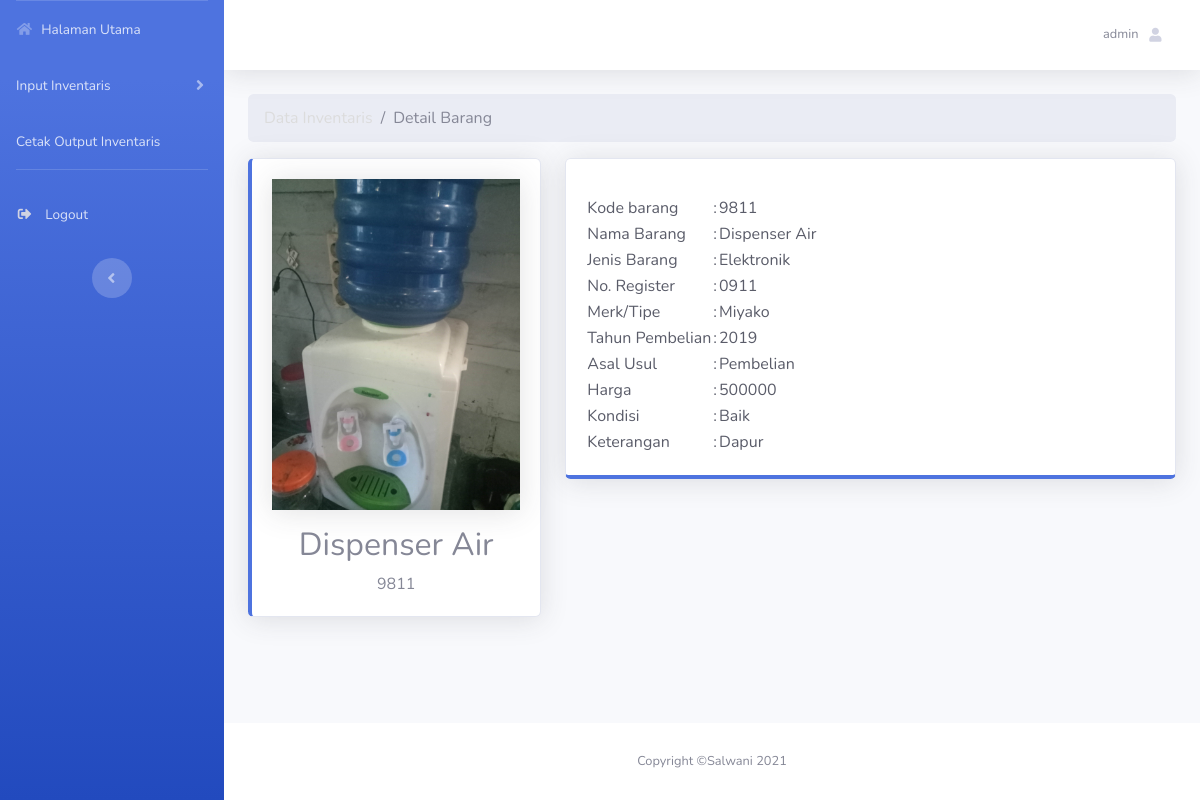
The app's page /detailbarang2.php?id=9811 (signed in) with its own data.
### tables this page shows
CREATE TABLE `user` (
  `id_user` int(11) NOT NULL,
  `username` varchar(50) NOT NULL,
  `password` varchar(255) NOT NULL
);

CREATE TABLE `kategori2` (
  `kodebarang` varchar(19) NOT NULL,
  `namabarang` varchar(50) NOT NULL,
  `jenisbarang` varchar(225) NOT NULL,
  `noregister` varchar(100) NOT NULL,
  `merktype` varchar(90) NOT NULL,
  `tahunpembelian` varchar(8) NOT NULL,
  `asalusul` varchar(50) NOT NULL,
  `harga` varchar(50) NOT NULL,
  `kondisi` enum('Baik','Kurang Baik','Rusak') NOT NULL,
  `keterangan` varchar(50) NOT NULL,
  `foto_pegawai` varchar(225) NOT NULL
);

### _config/config.php (called while the page is built, shortened)
<?php
    $host = 'localhost';
    $user = 'root';
    $pass = '';
    $db = 'inv';
    $koneksi = mysqli_connect($host,$user,$pass,$db);
    function asset($url = null)
    {
        $asset_url = "http://localhost/inven";
        if ($url != null) {
            return $asset_url.'/'.$url;
        }else{
            return $asset_url;
        }
    }
    function base_url($url=null){
        $baseurl = "http://localhost/inven";
        if ($url != null) {
            return $baseurl.'/'.$url.'.php';
        } else{
            return $baseurl;
        }
    }
    function query($query){
        global $koneksi;
        $result = mysqli_query($koneksi, $query);
        $rows = [];
        while ($row = mysqli_fetch_assoc($result)) {
            $rows[]=$row;
        }
        return $rows;
    }

### detail_barang/barang2.php (the view)
<?php
$data_pegawai = query("SELECT * FROM kategori2 WHERE kodebarang='$kodebarang'");
?>
<table class="text-dark mt-3">
    <tr>
        <td>Kode barang</td>
        <td>:</td>
        <td><?= $data_pegawai[0]['kodebarang'] ?></td>
    </tr>
    <tr>
        <td>Nama Barang</td>
        <td>:</td>
        <td><?= ucwords($data_pegawai[0]['namabarang']) ?></td>
    </tr>
    <tr>
        <td>Jenis Barang</td>
        <td>:</td>
        <td><?= ucwords($data_pegawai[0]['jenisbarang'])?> </td>
    </tr>
    <tr>
        <td>No. Register</td>
        <td>:</td>
        <td><?= ucwords($data_pegawai[0]['noregister']) ?> </td>
    </tr>
    <tr>
        <td>Merk/Tipe</td>
        <td>:</td>
        <td><?= ucwords($data_pegawai[0]['merktype']) ?> </td>
    </tr>
    <tr>
        <td>Tahun Pembelian</td>
        <td>:</td>
        <td><?= strtoupper($data_pegawai[0]['tahunpembelian']) ?> </td>
    </tr>
	 <tr>
        <td>Asal Usul</td>
        <td>:</td>
        <td><?= $data_pegawai[0]['asalusul'] ?> </td>
    </tr>
	 <tr>
        <td>Harga</td>
        <td>:</td>
        <td><?= $data_pegawai[0]['harga'] ?> </td>
    </tr>
	 <tr>
        <td>Kondisi</td>
        <td>:</td>
        <td><?= $data_pegawai[0]['kondisi'] ?> </td>
    </tr>
	 <tr>
        <td>Keterangan</td>
        <td>:</td>
        <td><?= $data_pegawai[0]['keterangan'] ?> </td>
    </tr>
</table>

### _template/_header.php (shortened to what this page needs)
<?php
  if (isset($sub)) {
    require_once $sub."_config/config.php";
  }else{
    require_once "_config/config.php";
  }
  $id = $_SESSION['id_user'];
  $user = query("SELECT * FROM user WHERE id_user='$id'");
?>
<!DOCTYPE html>
<html lang="en">
<head>
  <link href="<?= asset('_assets/vendor/fontawesome-free/css/all.min.css') ?>" rel="stylesheet" type="text/css">
  <link href="<?= asset('_assets/css/sb-admin-2.min.css') ?>" rel="stylesheet">
</head>
<body id="page-top">
  <div id="wrapper">
    <ul class="navbar-nav bg-gradient-primary sidebar sidebar-dark accordion" id="accordionSidebar">
      <li class="nav-item <?= isset($dashboard) == 'dashboard' ? 'active' : null ?> ">
        <a class="nav-link" href="<?= base_url() ?>">
          <i class="fas fa-fw fa-home"></i>
          <span>Halaman Utama</span></a>
      </li>
	  <li class="nav-item <?= isset($pegawai) == 'pegawai' ? 'active' : null ?>">
        <a class="nav-link collapsed" href="#" data-toggle="collapse" data-target="#collapseTwo" aria-expanded="true" aria-controls="collapseTwo">
          <span>Input Inventaris</span>
        </a>
      </li>
      <li class="nav-item <?= isset($pegawai) == 'output' ? 'active' : null ?>">
        <a class="nav-link" href="<?= base_url('output') ?>">
          <span>Cetak Output Inventaris</span></a>
      </li>
      <hr class="sidebar-divider d-none d-md-block">
      <li class="nav-item mb-3">
        <a class="nav-link" href="#" data-toggle="modal" data-target="#logoutModal">
          <i class="fas fa-sign-out-alt fa-sm fa-fw mr-2 text-gray-400"></i>
          <span>Logout</span></a>
      </li>
      <div class="text-center d-none d-md-inline">
        <button class="rounded-circle border-0" id="sidebarToggle"></button>
      </div>
    </ul>
    <div id="content-wrapper" class="d-flex flex-column">
      <div id="content">
        <nav class="navbar navbar-expand navbar-light bg-white topbar mb-4 static-top shadow">
          <ul class="navbar-nav ml-auto">
            <li class="nav-item dropdown no-arrow">
              <a class="nav-link dropdown-toggle" href="#" id="userDropdown" role="button" data-toggle="dropdown" aria-haspopup="true" aria-expanded="false">
                <span class="mr-2 d-none d-lg-inline text-gray-600 small"><?= $user[0]['username'] ?></span>
                <i class="fas fa-user fa-sm fa-fw mr-2 text-gray-400"></i>
              </a>
            </li>
          </ul>
        </nav>
        <div class="container-fluid">

### detailbarang2.php (shortened to what this page needs)
<?php
    require_once "_template/_header.php";
    $kodebarang = $_GET['id'];
    $data_detail = query("SELECT * FROM kategori2 WHERE kodebarang='$kodebarang'");
?>
<nav aria-label="breadcrumb">
    <ol class="breadcrumb">
        <li class="breadcrumb-item"><a href="<?= base_url('kategori2') ?>">Data Inventaris</a></li>
        <li class="breadcrumb-item active" aria-current="page">Detail Barang</li>
    </ol>
</nav>
<div class="row">
    <div class="col-md-4">
        <div class="card shadow mb-4 border-left-primary">
            <div class="card-body">
                <div class="text-center">
                    <img src="<?= asset('_assets/img/').$data_detail[0]['foto_pegawai']; ?>" class="img-fluid shadow" alt="Foto Pegawai" >
                    <h2 class="mt-3"><?= ucwords($data_detail[0]['namabarang']) ?></h2>
                    <span class="text-muted"><?= $data_detail[0]['kodebarang'] ?></span>
                </div>
            </div>
        </div>
    </div>
    <div class="col-md-8">
        <div class="card shadow mb-4 border-bottom-primary">
            <div class="card-body">
                <div class="tab-content" id="nav-tabContent">
                    <div class="tab-pane fade show active" id="nav-profil" role="tabpanel">
                        <?php
                            require_once "detail_barang/barang2.php";
                        ?>
                    </div>
                </div>
            </div>
        </div>
    </div>
</div>
<?php
    require_once "_template/_footer.php";
?>

### _template/_footer.php (shortened to what this page needs)
</div>
      </div>
      <footer class="sticky-footer bg-white">
        <div class="container my-auto">
          <div class="copyright text-center my-auto">
            <span>Copyright &copy;Salwani 2021</span>
          </div>
        </div>
      </footer>
    </div>
  </div>
</body>
</html>

### records on screen
user: username "admin"
kategori2: foto_pegawai (picture), namabarang "Dispenser Air", kodebarang "9811", jenisbarang "Elektronik", noregister "0911", merktype "Miyako", tahunpembelian "2019", asalusul "Pembelian", harga "500000", kondisi "Baik", keterangan "Dapur"
